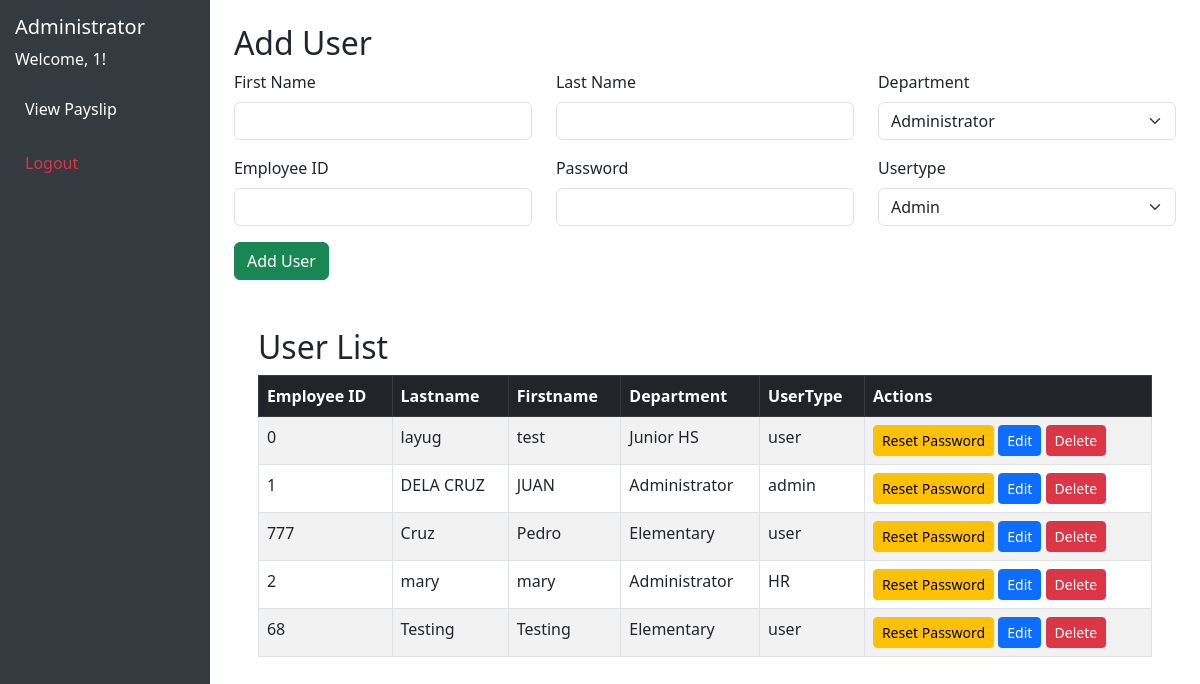
The page /login/admin_dashboard_bak.php (signed in) on the database its author committed.
### tables this page shows
CREATE TABLE `tbluser` (
  `id` int(11) NOT NULL,
  `username` varchar(30) NOT NULL,
  `password` varchar(30) NOT NULL,
  `usertype` varchar(30) NOT NULL,
  `firstname` varchar(60) NOT NULL,
  `lastname` varchar(60) NOT NULL,
  `department` varchar(100) NOT NULL
);

### login/admin_dashboard_bak.php (the view, shortened to what this page needs)
<!DOCTYPE html>
<html lang="en">
<head>
    <link href="https://cdn.jsdelivr.net/npm/bootstrap@5.3.0-alpha1/dist/css/bootstrap.min.css" rel="stylesheet">
</head>
<body>
    <?php
    require '../db.php';
    $stmt = $pdo->query("SELECT * FROM tbluser");
    $users = $stmt->fetchAll(PDO::FETCH_ASSOC);
    ?>
    <div class="sidebar">
        <h5>Administrator</h5>
        <p>Welcome, <?php echo htmlspecialchars($_SESSION['username']); ?>!</p>
        <a href="#viewPayslip">View Payslip</a>
        <a href="logout.php" class="text-danger">Logout</a>
    </div>
    <div class="container-fluid p-4">
        <div id="addUser" class="mb-4">
            <h2>Add User</h2>
            <form method="post" class="mb-3">
                <div class="row">
                    <div class="col-md-4 mb-3">
                        <label for="firstname" class="form-label">First Name</label>
                        <input type="text" id="firstname" name="firstname" class="form-control" required>
                    </div>
                    <div class="col-md-4 mb-3">
                        <label for="lastname" class="form-label">Last Name</label>
                        <input type="text" id="lastname" name="lastname" class="form-control" required>
                    </div>
                    <div class="col-md-4 mb-3">
                        <label for="department" class="form-label">Department</label>
                        <select id="department" name="department" class="form-select" required>
                            <option value="Administrator">Administrator</option>
                        </select>
                    </div>
                </div>
                <div class="row">
                    <div class="col-md-4 mb-3">
                        <label for="username" class="form-label">Employee ID</label>
                        <input type="text" id="username" name="username" class="form-control" required>
                    </div>
                    <div class="col-md-4 mb-3">
                        <label for="password" class="form-label">Password</label>
                        <input type="password" id="password" name="password" class="form-control" required>
                    </div>
                    <div class="col-md-4 mb-3">
                        <label for="usertype" class="form-label">Usertype</label>
                        <select id="usertype" name="usertype" class="form-select" required>
                            <option value="admin">Admin</option>
                        </select>
                    </div>
                </div>
                <button type="submit" name="add_user" class="btn btn-success">Add User</button>
            </form>
        </div>
    <div class="container-fluid p-4">
        <h2>User List</h2>
        <table class="table table-bordered table-striped">
            <thead class="table-dark">
                <tr>
                    <th>Employee ID</th>
                    <th>Lastname</th>
                    <th>Firstname</th>
                    <th>Department</th>
                    <th>UserType</th>
                    <th>Actions</th>
                </tr>
            </thead>
            <tbody>
                <?php foreach ($users as $user): ?>
                    <tr>
                        <td><?php echo htmlspecialchars($user['id']); ?></td>
                        <td><?php echo htmlspecialchars($user['lastname']); ?></td>
                        <td><?php echo htmlspecialchars($user['firstname']); ?></td>
                        <td><?php echo htmlspecialchars($user['department']); ?></td>
                        <td><?php echo htmlspecialchars($user['usertype']); ?></td>
                        <td>
                            <form method="post" style="display:inline;">
                                <button type="submit" name="reset_password" class="btn btn-warning btn-sm">Reset Password</button>
                            </form>
                            <button class="btn btn-primary btn-sm edit-user-btn"
                                    data-id="<?php echo $user['id']; ?>"
                                    data-username="<?php echo htmlspecialchars($user['username']); ?>">
                                Edit
                            </button>
                            <form method="post" style="display:inline;">
                                <button type="submit" name="delete_user" class="btn btn-danger btn-sm" onclick="return confirm('Are you sure you want to delete this user?');">Delete</button>
                            </form>
                        </td>
                    </tr>
                <?php endforeach; ?>
            </tbody>
        </table>
    </div>
</body>
</html>

### login/admin_dashboard_bak.php (style rules this page uses)
body { display: flex; height: 100vh; }
.sidebar { width: 250px; background-color: #343a40; color: #fff; padding: 15px; }
.sidebar a { color: #fff; text-decoration: none; display: block; padding: 10px; border-radius: 5px; margin-bottom: 10px; }

### rows shown on the page
tbluser: id "0", lastname "layug", firstname "test", department "Junior HS", usertype "user"
tbluser: id "1", lastname "DELA CRUZ", firstname "JUAN", department "Administrator", usertype "admin"
tbluser: id "777", lastname "Cruz", firstname "Pedro", department "Elementary", usertype "user"
tbluser: id "2", lastname "mary", firstname "mary", department "Administrator", usertype "HR"
tbluser: id "68", lastname "Testing", firstname "Testing", department "Elementary", usertype "user"

### other values the page prints
$_SESSION['username'] "1"
